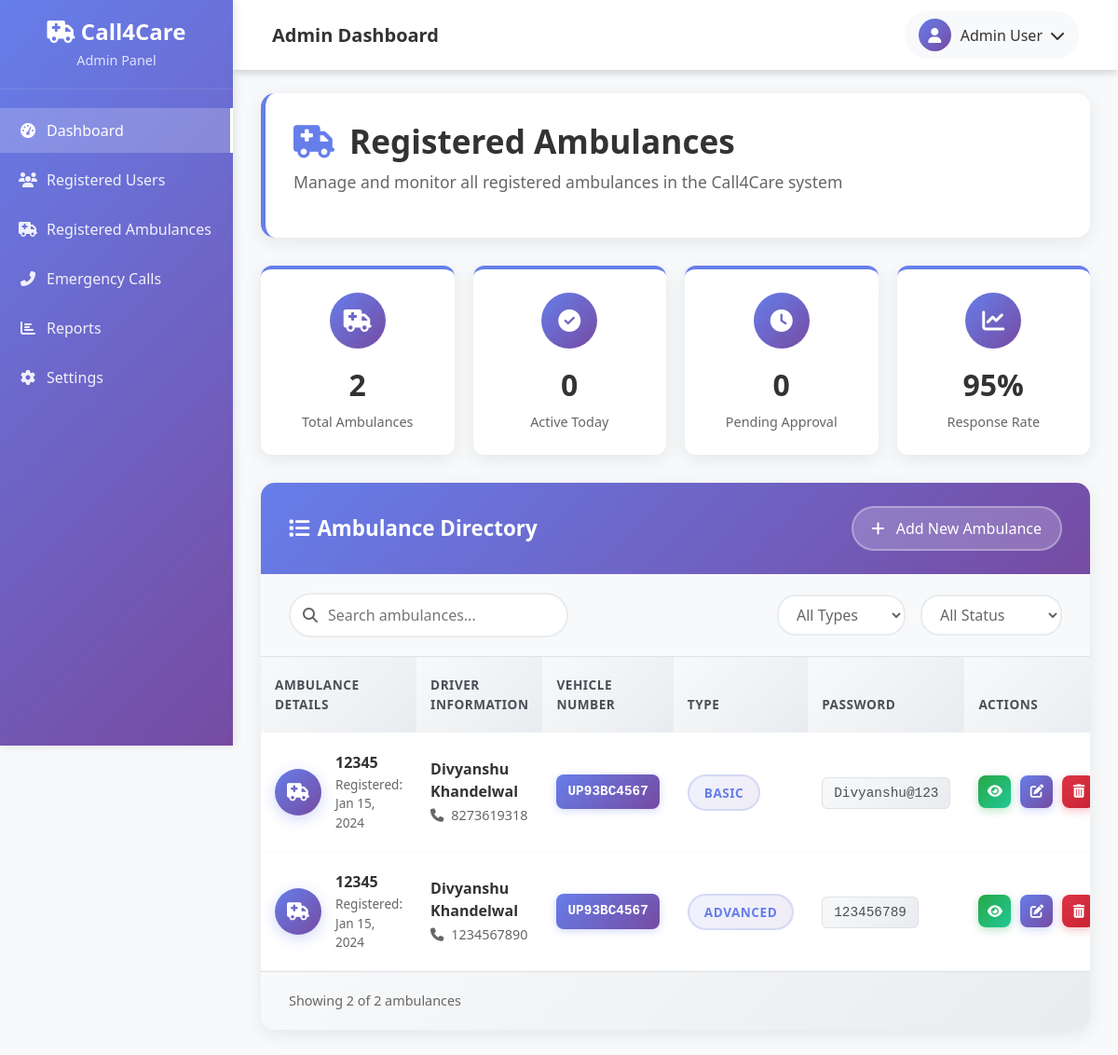
/accounts/Registered_Ambulance/ (signed in), run on an earlier commit of the app's database.
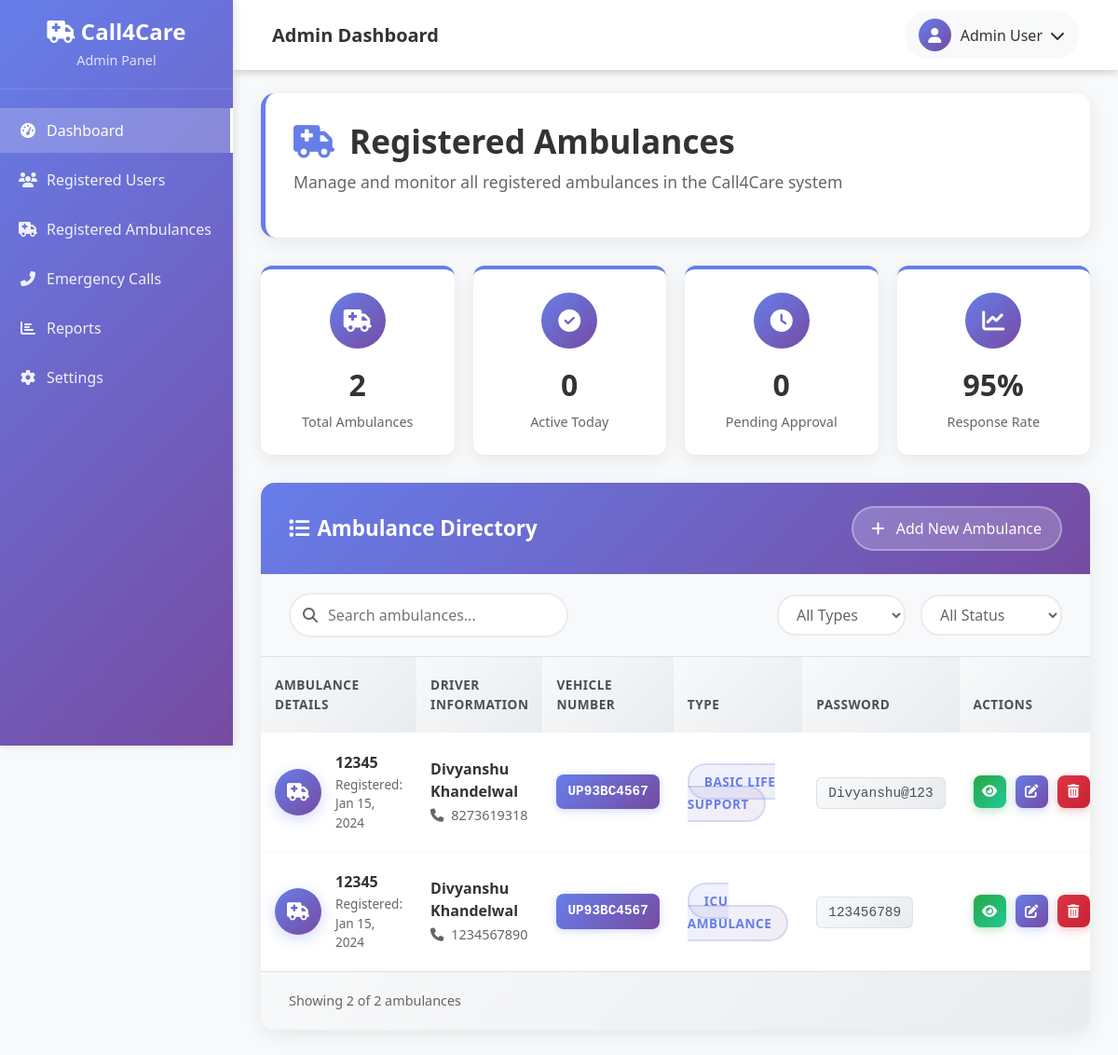
And on a later commit of the database.
### home/models.py (models this page shows)
class Ambulance(models.Model):
    Ambulance_type = (
        ("Basic Life Support","Basic Life Support"),
        ("Advanced Life Support","Advanced Life Support"),
        ("ICU Ambulance","ICU Ambulance"),
        ("Oxygen Ambulance","Oxygen Ambulance")
    )
    Ambulance_ID = models.CharField(max_length=55)
    Driver_Name = models.CharField(max_length=50)
    Driver_Phone_Number = models.CharField(max_length=10)
    Vehicle_Number = models.CharField(max_length=25)
    Ambulance_Type = models.CharField(max_length=100 , choices=Ambulance_type)
    Driver_Password = models.CharField(max_length=15)

### accounts/views.py (the view)
# urls.py: path('Registered_Ambulance/',views.ambulance_read,name="ambulance_read"),
@login_required
def ambulance_read(request):
     Ambulances = Ambulance.objects.all()
     parameters = {
          "Ambulances" : Ambulances
     }
     return render(request,"Details_every/ambulance_details.html",parameters)

### templates/Details_Every/ambulance_details.html (shortened to what the changed rows need)
{% extends 'admin/base.html' %}
{% block content %}
<div class="main-content">
    <div class="content-area">
        <div class="ambulances-container">
            <div class="page-header">
                <h1 class="page-title">
                    <i class="fas fa-ambulance me-3" style="color: #667eea;"></i>
                    Registered Ambulances
                </h1>
            </div>
            <div class="ambulances-card">
                <div class="card-header">
                    <h2 class="card-title">
                        <i class="fas fa-list me-2"></i>
                        Ambulance Directory
                    </h2>
                </div>
                <div class="table-responsive">
                    <table class="ambulances-table table">
                        <thead>
                            <tr>
                                <th>Ambulance Details</th>
                                <th>Driver Information</th>
                                <th>Vehicle Number</th>
                                <th>Type</th>
                                <th>Password</th>
                                <th>Actions</th>
                            </tr>
                        </thead>
                        <tbody>
                            {% if Ambulances %}
                                {% for amb in Ambulances %}
                                <tr>
                                    <td>
                                        <div class="ambulance-info">
                                            <div class="ambulance-avatar">
                                                <i class="fas fa-ambulance"></i>
                                            </div>
                                            <div class="ambulance-details">
                                                <div class="ambulance-id">{{ amb.Ambulance_ID }}</div>
                                                <div class="ambulance-reg-date">Registered: Jan 15, 2024</div>
                                            </div>
                                        </div>
                                    </td>
                                    <td>
                                        <div class="driver-info">
                                            <div class="driver-name">{{ amb.Driver_Name }}</div>
                                            <div class="driver-phone">
                                                <i class="fas fa-phone me-1"></i>
                                                {{ amb.Driver_Phone_Number }}
                                            </div>
                                        </div>
                                    </td>
                                    <td>
                                        <span class="vehicle-number">{{ amb.Vehicle_Number }}</span>
                                    </td>
                                    <td>
                                        <span class="ambulance-type {% if amb.Ambulance_Type == 'Emergency' %}type-emergency{% elif amb.Ambulance_Type == 'Basic' %}type-basic{% else %}type-advanced{% endif %}">
                                            {{ amb.Ambulance_Type }}
                                        </span>
                                    </td>
                                    <td>
                                        <code class="password-field">{{ amb.Driver_Password }}</code>
                                    </td>
                                    <td>
                                        <div class="action-buttons">
                                            <a href="#" class="action-btn btn-view" title="View Details">
                                                <i class="fas fa-eye"></i>
                                            </a>
                                            <a href="{% url 'edit_ambulance' amb.id %}" class="action-btn btn-edit" title="Edit Ambulance">
                                                <i class="fas fa-edit"></i>
                                            </a>
                                            <a href="{% url 'delete_ambulance' amb.id %}" class="action-btn btn-delete" title="Delete Ambulance" onclick="return confirm('Are you sure you want to delete this ambulance?')">
                                                <i class="fas fa-trash-alt"></i>
                                            </a>
                                        </div>
                                    </td>
                                </tr>
                                {% endfor %}
                            {% endif %}
                        </tbody>
                    </table>
                </div>
            </div>
        </div>
    </div>
</div>
{% endblock %}

What changed in the data, as far as the page shows it:
changed Ambulance "Divyanshu@123": Ambulance_Type "BASIC" → "BASIC LIFE SUPPORT"
changed Ambulance: Ambulance_Type "ADVANCED" → "ICU AMBULANCE"
